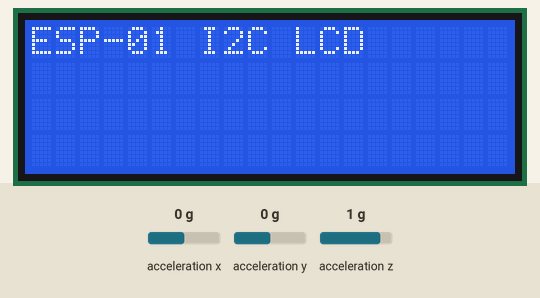
This sketch was run on a simulated ESP8266 (NodeMCU). Parts: 20×4 character LCD. Wiring (inferred from the names in the program): ADXL345 accelerometer at I2C address 0x53. Inputs (shaded band) come from the test bench; at power-on: acceleration x 0 g, acceleration y 0 g, acceleration z 1 g. WiFi joins after 1.5 s; servers stay silent unless stated; random numbers use the default seed unless the sketch sets one; no MQTT or app messages arrive unless stated; what the sketch prints to the serial monitor is not drawn.

Above: at 1.7 s.
At 5.3 s:
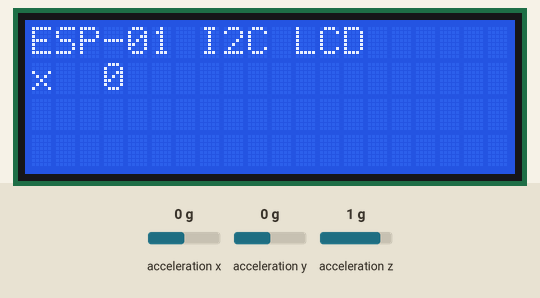
5.4 s: acceleration x set to -1.4 g
At 6.5 s:
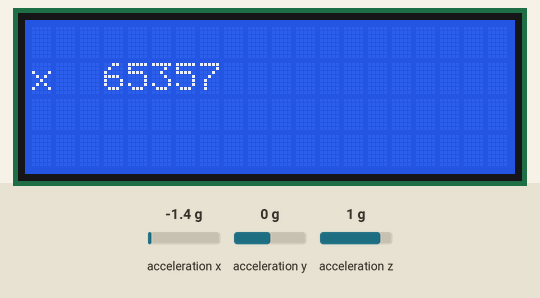
8.2 s: acceleration x set to -0.8 g
At 9.3 s:
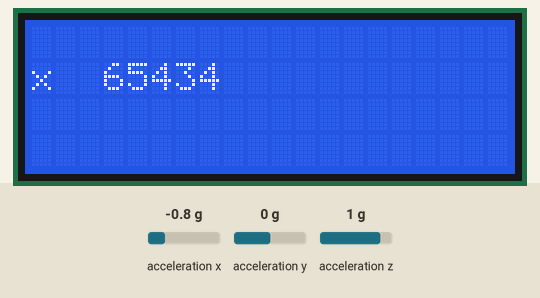
13.3 s: acceleration x set to 0.8 g
At 14.1 s:
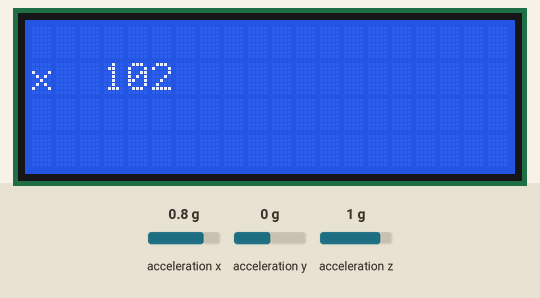
Timing chart, 0 to 16.3 s (numbered marks = the images above; inputs shaded):
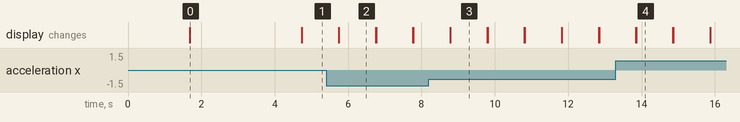

Measured:
- what the display in image 0 shows lasts 3.0 s, from 1.7 s to 4.7 s
- what the display in image 2 shows lasts 1.0 s, from 5.8 s to 6.8 s

The sketch:

DataProducer02_test_2.0.ino.ino
```cpp
#include <ESP8266WiFi.h>
#include <PubSubClient.h>
// Gnd      -  GND
// 3.3v     -  VCC
// 3.3v     -  CS
// Analog 4 -  SDA
// Analog 5 -  SLC

#include <Wire.h>
#include <LiquidCrystal_I2C.h>

//WIFI
const char* ssid ="wind_tutut";//"edferocaPoco"; "LowiC6D0";
const char* password ="edferoca";//"edferoca"; "NLS67B8CTL8SBY";
const char* mqtt_server = "192.168.4.1";
WiFiClient espClient;
PubSubClient client(espClient);
WiFiServer server(80);


// ***** ADXL345
//Direccion del dispositivo
const int DEVICE_ADDRESS = (0x53);
byte _buff[6];
//Direcciones de los registros del ADXL345
char POWER_CTL = 0x2D;
char DATA_FORMAT = 0x31;
char DATAX0 = 0x32;   //X-Axis Data 0
char DATAX1 = 0x33;   //X-Axis Data 1
char DATAY0 = 0x34;   //Y-Axis Data 0
char DATAY1 = 0x35;   //Y-Axis Data 1
char DATAZ0 = 0x36;   //Z-Axis Data 0
char DATAZ1 = 0x37;   //Z-Axis Data 1

//****LCD
LiquidCrystal_I2C lcd(0x27,20,4);  // set the LCD address to 0x27 for a 16 chars and 2 line display

void setup()
{
  Serial.begin(115200);
  Serial.print("Iniciado");


  //**********WIFI
  WifiInitSTA();
  //**********MQTT server
  client.setServer(mqtt_server, 1883);
  client.setCallback(callback);

  Wire.begin(0,2);
  writeTo(DEVICE_ADDRESS, DATA_FORMAT, 0x01); //Poner ADXL345 en +- 4G
  writeTo(DEVICE_ADDRESS, POWER_CTL, 0x08);  //Poner el ADXL345

  lcd.begin(0, 2);                   // Initialize I2C LCD module (SDA = GPIO0, SCL = GPIO2)

  lcd.backlight();                   // Turn backlight ON

  lcd.setCursor(0, 0);               // Go to column 0, row 0
  lcd.print("ESP-01 I2C LCD");
}
byte i = 0;
char text[4];

void loop()
{
  if (!client.connected()) {
  reconnect();
  }
  client.loop();

  readAccel(); //Leer aceleracion x, y, z
  delay(500);

  delay(500);
  lcd.clear();
}

void readAccel() {
  //Leer los datos
  uint8_t numBytesToRead = 6;
  readFrom(DEVICE_ADDRESS, DATAX0, numBytesToRead, _buff);

  //Leer los valores del registro y convertir a int (Cada eje tiene 10 bits, en 2 Bytes LSB)
  int x = (((int)_buff[1]) << 8) | _buff[0];
  int y = (((int)_buff[3]) << 8) | _buff[2];
  int z = (((int)_buff[5]) << 8) | _buff[4];
  int num = 1234;
  char cstrX[16];
  itoa(x, cstrX, 10);
  char cstrY[16];
  itoa(y, cstrY, 10);
  char cstrZ[16];
  itoa(z, cstrZ, 10);
  client.publish("broker/DP2/acelerometro/x", cstrX);
  client.publish("broker/DP2/acelerometro/y", cstrY);
  client.publish("broker/DP2/acelerometro/z", cstrZ);
  lcd.setCursor(0, 1);
  lcd.print("x");
  lcd.setCursor(3, 1);
  lcd.print(x);
  Serial.print("x: ");
  Serial.print( x );
  Serial.print(" y: ");
  Serial.print( y );
  Serial.print(" z: ");
  Serial.println( z );
}

//Funcion auxiliar de escritura
void writeTo(int device, byte address, byte val) {
  Wire.beginTransmission(device);
  Wire.write(address);
  Wire.write(val);
  Wire.endTransmission();
}

//Funcion auxiliar de lectura
void readFrom(int device, byte address, int num, byte _buff[]) {
  Wire.beginTransmission(device);
  Wire.write(address);
  Wire.endTransmission();

  Wire.beginTransmission(device);
  Wire.requestFrom(device, num);

  int i = 0;
  while(Wire.available())
  {
    _buff[i] = Wire.read();
    i++;
  }
  Wire.endTransmission();
}

void WifiInitSTA(){
    // Nos conectamos al wifi configurado
  WiFi.mode(WIFI_STA);
  WiFi.begin(ssid, password);

  while (WiFi.status() != WL_CONNECTED) {
    delay(500);
    Serial.print(".");
  }
  delay(100);
}

void callback(char* topic, byte* payload, unsigned int length) {
  Serial.print("Message arrived [");
  Serial.print(topic);
  Serial.print("] ");
  for (int i = 0; i < length; i++) {
    Serial.print((char)payload[i]);
  }
  Serial.println();

  // Switch on the LED if an 1 was received as first character
  if ((char)payload[0] == '1') {
    digitalWrite(BUILTIN_LED, LOW);   // Turn the LED on (Note that LOW is the voltage level
    // but actually the LED is on; this is because
    // it is active low on the ESP-01)
  } else {
    digitalWrite(BUILTIN_LED, HIGH);  // Turn the LED off by making the voltage HIGH
  }

}

void reconnect() {
  // Loop until we're reconnected
  while (!client.connected()) {
    Serial.println("Attempting MQTT connection...");
    // Create a random client ID
    String clientId = "DataProducer_1";
    clientId += String(random(0xffff), HEX);
    // Attempt to connect
    if (client.connect(clientId.c_str())) {
      Serial.println("connected");
      delay(3000);
      // Once connected, publish an announcement...
      client.publish("outTopic", "hello world");
      // ... and resubscribe
      client.subscribe("inTopic");
    } else {
      Serial.print("failed, rc=");
      Serial.print(client.state());
      Serial.println(" try again in 5 seconds");
      // Wait 5 seconds before retrying
      delay(5000);
    }
  }
}
```
